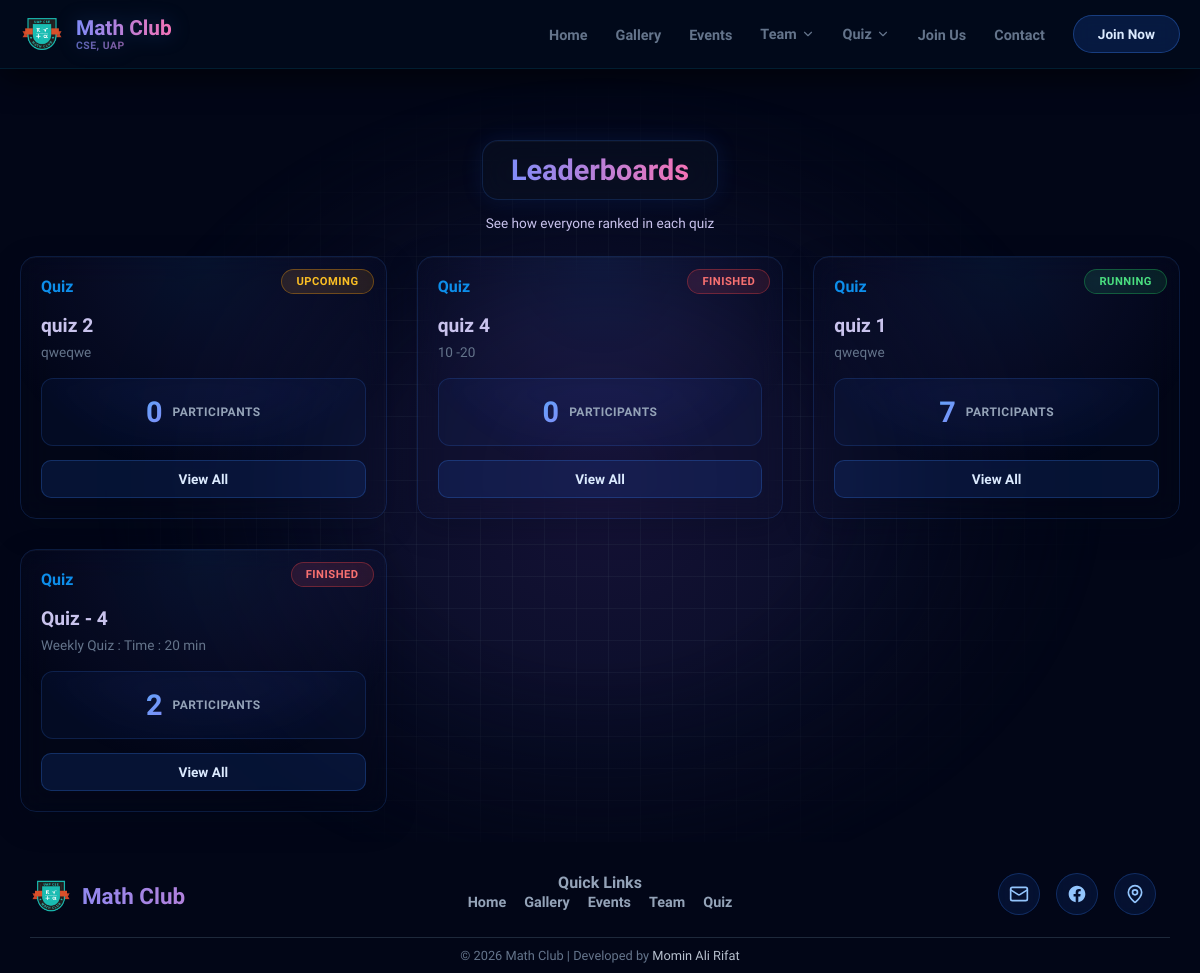
Screenshot of /quiz/leaderboard/ with the database file from the repository.
### quiz_app/models.py (models this page shows, shortened)
class Quiz(models.Model):
    title = models.CharField(max_length=255)
    description = models.TextField()
    start_time = models.DateTimeField()
    end_time = models.DateTimeField()
    is_published = models.BooleanField(default=False)
    class Meta:
        verbose_name_plural = "Quizzes"
    @property
    def status(self):
        now = timezone.now()
        if now < self.start_time:
            return "UPCOMING"
        elif self.start_time <= now <= self.end_time:
            return "RUNNING"
        else:
            return "FINISHED"

### quiz_app/views.py (the view)
# urls.py: path('leaderboard/', views.leaderboard_home, name='leaderboard_home'),
def leaderboard_home(request):
    quizzes = Quiz.objects.annotate(
        participant_count=Count('participant')
    ).order_by('-start_time')
    return render(request, 'quiz_app/leaderboard_list.html', {
        'quizzes': quizzes,
    })

### quiz_app/templates/quiz_app/leaderboard_list.html (shortened to what this page needs)
{% extends 'base.html' %} {% load static %}  {% block content %}
<div class="page-wrapper">
  <div class="container">
    <div class="header-content">
      <div class="title-wrapper">
        <h1>Leaderboards</h1>
      </div>
      <p class="sub-title">See how everyone ranked in each quiz</p>
    </div>
    <div class="events-grid">
      {% for quiz in quizzes %}
      <div
        class="event-card {% if quiz.status == 'RUNNING' %}running{% elif quiz.status == 'UPCOMING' %}upcoming{% else %}finished{% endif %}"
      >
        <span class="status-badge">{{ quiz.status }}</span>
        <div class="card-body">
          <div class="top-info">
            <span class="category-tag">Quiz</span>
            <h3 class="event-title">{{ quiz.title }}</h3>
            <p class="event-desc">{{ quiz.description|truncatewords:15 }}</p>
          </div>
          <div class="action-area">
            <div class="participant-count-box">
              <span class="count-number">{{ quiz.participant_count }}</span>
              <span class="count-label">Participants</span>
            </div>
            <a
              href="{% url 'quiz_leaderboard' quiz.id %}"
              class="btn-event btn-register"
              >View All</a
            >
          </div>
        </div>
      </div>
      {% empty %}
      <p class="no-quiz-text">No quizzes found yet.</p>
      {% endfor %}
    </div>
  </div>
</div>
{% endblock %}

### static/css/global.css (style rules this page uses)
:root { --primary: #4f46e5; --primary-light: #818cf8; --primary-dark: #4338ca; --dark: #0f172a; --light: #f8fafc; --white: #ffffff; --gray: #64748b; --border: #e2e8f0; --radius: 20px; --radius-lg: 32px; --shadow: 0 10px 40px -10px rgba(79, 70, 229, 0.15); --shadow-lg: 0 20px 60px -20px rgba(0, 0, 0, 0.1); --shadow-card: 0 10px 30px rgba(0, 0, 0, 0.05); --font-sans: 'Bricolage Grotesque', sans-serif; }
* { margin: 0; padding: 0; box-sizing: border-box; font-family: 'Bricolage Grotesque', sans-serif; }
body { background-color: #020617; color: var(--text-primary); font-family: 'Bricolage Grotesque', sans-serif; min-height: 100vh; display: flex; flex-direction: column; overflow-x: hidden; -webkit-font-smoothing: antialiased; position: relative; }
body::before { content: ""; position: fixed; inset: 0; z-index: -1; pointer-events: none; background-color: #020617; background-image: linear-gradient(to right, rgba(71, 85, 105, 0.14) 1px, transparent 1px), linear-gradient(to bottom, rgba(71, 85, 105, 0.14) 1px, transparent 1px), radial-gradient(circle at 50% 50%, rgba(139, 92, 246, 0.14) 0%, rgba(99, 102, 241, 0.08) 35%, transparent 70%); background-size: 32px 32px, 32px 32px, 100% 100%; -webkit-mask-image: radial-gradient(ellipse 60% 60% at 50% 50%, #000 30%, transparent 70%); mask-image: radial-gradient(ellipse 60% 60% at 50% 50%, #000 30%, transparent 70%); }
.container { max-width: 1200px; margin: 0 auto; padding: 0 20px; width: 100%; }
a { text-decoration: none; color: inherit; transition: 0.3s cubic-bezier(0.4, 0, 0.2, 1); }
html, body { margin: 0; padding: 0; overflow-x: hidden; }

### rows the page displays
Quiz: status "UPCOMING", title "quiz 2", description "qweqwe", participant_count "0"
Quiz: status "FINISHED", title "quiz 4", description "10 -20", participant_count "0"
Quiz: status "RUNNING", title "quiz 1", description "qweqwe", participant_count "7"
Quiz: status "FINISHED", title "Quiz - 4", description "Weekly Quiz : Time : 20 min", participant_count "2"
